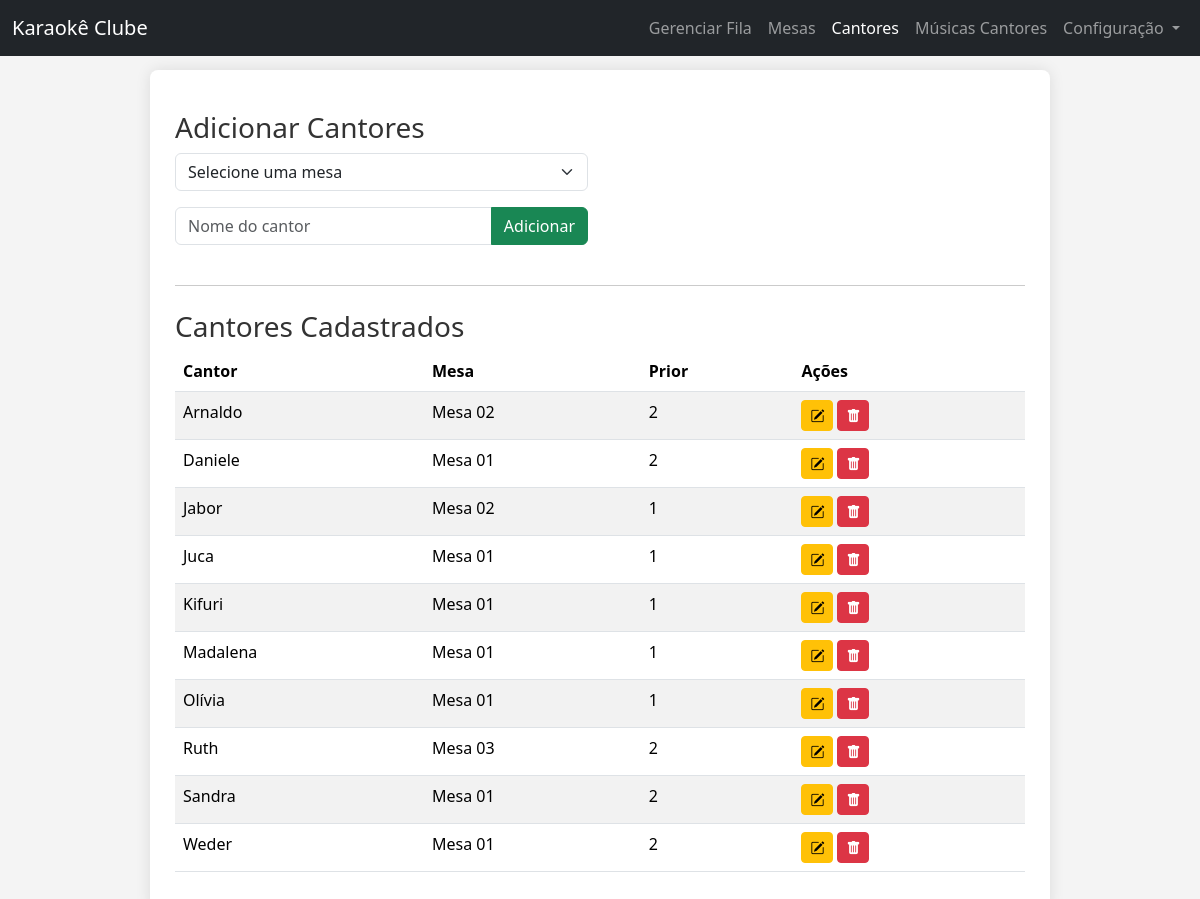
The app's page /cantores.php with its own data.
### tables this page shows
CREATE TABLE `cantores` (
  `id` int(11) NOT NULL,
  `nome_cantor` varchar(255) NOT NULL,
  `id_mesa` int(11) DEFAULT NULL,
  `proximo_ordem_musica` int(11) NOT NULL DEFAULT 1
);

CREATE TABLE `mesas` (
  `id` int(11) NOT NULL,
  `nome_mesa` varchar(255) NOT NULL,
  `tamanho_mesa` int(11) NOT NULL DEFAULT 0
);

### funcoes_fila.php (called while the page is built, shortened)
<?php
function getAllCantores(PDO $pdo): array
{
    try {
        $stmt = $pdo->prepare("
            SELECT
                c.id,
                c.nome_cantor,
                c.id_mesa,
                m.nome_mesa AS nome_da_mesa_associada, -- Alias para evitar conflito de nome e clareza
                c.proximo_ordem_musica
            FROM
                cantores c
            LEFT JOIN
                mesas m ON c.id_mesa = m.id
            ORDER BY
                c.nome_cantor ASC
        ");
        $stmt->execute();
        return $stmt->fetchAll(PDO::FETCH_ASSOC);
    } catch (\PDOException $e) {
        error_log("Erro ao buscar todos os cantores com nome da mesa: " . $e->getMessage());
        return [];
    }
}

### cantores.php (the view, shortened to what this page needs)
<?php
require_once 'funcoes_fila.php';
if (!empty($pdo)) {
    $todos_cantores = getAllCantores($pdo);
}else {
    $todos_cantores = [];
}
?>
<!DOCTYPE html>
<html lang="pt-BR">
<head>
    <link href="https://cdn.jsdelivr.net/npm/bootstrap@5.3.3/dist/css/bootstrap.min.css" rel="stylesheet">
    <link rel="stylesheet" href="https://code.jquery.com/ui/1.12.1/themes/base/jquery-ui.css">
    <link rel="stylesheet" href="css/style_index.css">
    <link rel="stylesheet" href="https://cdn.jsdelivr.net/npm/bootstrap-icons@1.11.3/font/bootstrap-icons.min.css">
</head>
<body>
<?php include_once 'inc/nav.php'; ?>
<div class="container">
        <h3>Adicionar Cantores</h3>
        <form method="POST" id="addCantores">
            <div class="row mb-3">
                <div class="col-md-6">
                    <select id="id_mesa_cantor" name="id_mesa_cantor" class="form-select" required> <option value="">Selecione uma mesa</option>
                    </select>
                </div>
            </div>
            <div class="row">
                <div class="col-12 col-lg-6">
                    <div class="input-group mb-3">
                        <input type="text" id="nome_cantor" name="nome_cantor" class="form-control" placeholder="Nome do cantor" aria-label="Nome do cantor" aria-describedby="button-addon2" required>
                        <button class="btn btn-success" type="submit" id="button-addon2">Adicionar</button>
                    </div>
                </div>
            </div>
        </form>
    <hr class="my-4">
    <h3>Cantores Cadastrados</h3>
    <div id="cantoresListContainer">
        <?php if (!empty($todos_cantores)): ?>
            <table class="table table-striped table-hover">
                <thead>
                <tr>
                    <th scope="col">Cantor</th>
                    <th scope="col">Mesa</th>
                    <th scope="col">Prior</th>
                    <th scope="col">Ações</th> </tr>
                </thead>
                <tbody>
                <?php foreach ($todos_cantores as $cantor): ?>
                    <tr>
                        <td><?php echo htmlspecialchars($cantor['nome_cantor']); ?></td>
                        <td><?php echo htmlspecialchars($cantor['nome_da_mesa_associada'] ?? 'N/A'); ?></td>
                        <td><?php echo htmlspecialchars($cantor['proximo_ordem_musica']); ?></td>
                        <td>
                            <div class="d-flex flex-nowrap gap-1">
                                <button class="btn btn-sm btn-warning edit-cantor-btn"
                                        data-id="<?php echo htmlspecialchars($cantor['id']); ?>"
                                        data-nome="<?php echo htmlspecialchars($cantor['nome_cantor'], ENT_QUOTES, 'UTF-8'); ?>"
                                        data-mesa-id="<?php echo htmlspecialchars($cantor['id_mesa']); ?>"
                                        data-prioridade="<?php echo htmlspecialchars($cantor['proximo_ordem_musica']); ?>"
                                        title="Editar Cantor">
                                    <i class="bi bi-pencil-square"></i>
                                </button>
                                <button class="btn btn-sm btn-danger" onclick="confirmarExclusaoCantor(<?php echo $cantor['id']; ?>, '<?php echo htmlspecialchars($cantor['nome_cantor'], ENT_QUOTES, 'UTF-8'); ?>')" title="Excluir Cantor">
                                    <i class="bi bi-trash-fill"></i>
                                </button>
                            </div>
                        </td>
                    </tr>
                <?php endforeach; ?>
                </tbody>
            </table>
        <?php else: ?>
            <p>Nenhum cantor cadastrado ainda.</p>
        <?php endif; ?>
    </div>
</div>
</body>
</html>

### css/style_index.css (style rules this page uses)
body { margin: 70px 20px 20px 20px; background-color: #f4f4f4; color: #333; }
.container { max-width: 900px; margin: auto; background: white; padding: 25px; border-radius: 8px; box-shadow: 0 0 15px rgba(0,0,0,0.1); }

### records on screen
cantores: nome_cantor "Arnaldo", id_mesa.nome_mesa "Mesa 02", proximo_ordem_musica "2"
cantores: nome_cantor "Daniele", id_mesa.nome_mesa "Mesa 01", proximo_ordem_musica "2"
cantores: nome_cantor "Jabor", id_mesa.nome_mesa "Mesa 02", proximo_ordem_musica "1"
cantores: nome_cantor "Juca", id_mesa.nome_mesa "Mesa 01", proximo_ordem_musica "1"
cantores: nome_cantor "Kifuri", id_mesa.nome_mesa "Mesa 01", proximo_ordem_musica "1"
cantores: nome_cantor "Madalena", id_mesa.nome_mesa "Mesa 01", proximo_ordem_musica "1"
cantores: nome_cantor "Olívia", id_mesa.nome_mesa "Mesa 01", proximo_ordem_musica "1"
cantores: nome_cantor "Ruth", id_mesa.nome_mesa "Mesa 03", proximo_ordem_musica "2"
cantores: nome_cantor "Sandra", id_mesa.nome_mesa "Mesa 01", proximo_ordem_musica "2"
cantores: nome_cantor "Weder", id_mesa.nome_mesa "Mesa 01", proximo_ordem_musica "2"
